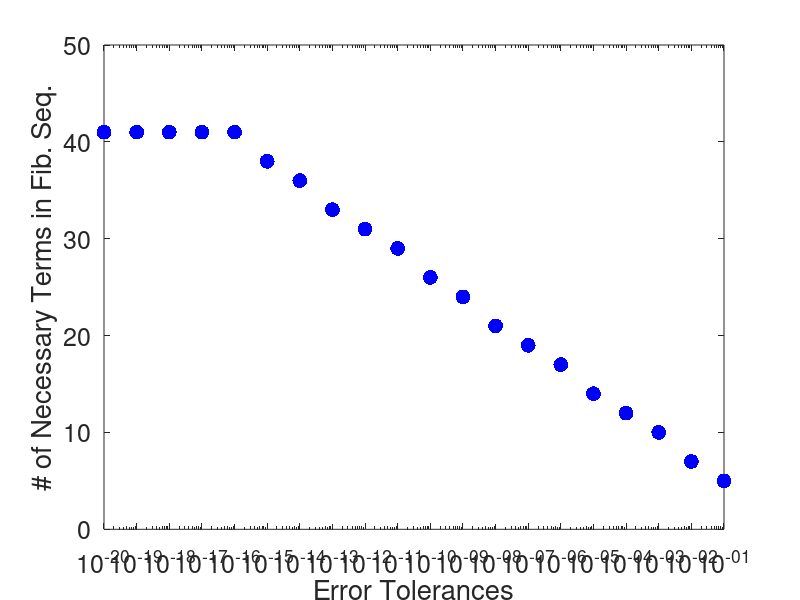

MATLAB code to generate this figure:
%%%%%%%%%%%%%%%%%%%%%%%%%%%%%%%%%%%%%%%%%%%%%%%%%%%%%%%%%%%%%%%%%%%%%%%%%%
%
% Author: Nicholas A. Battista
% Institution: The College of New Jersey (TCNJ)
% Created: January 11, 2018
% Date of Last Revision: January 12, 2018
%
% Written for use in MAT 331: Numerical Analysis 
%
% PURPOSE:  -Finds scaling relation for # of terms in Fibonacci Sequence to
%           approximate the Golden Ratio to a certain error tolerance
%
%           -To demonstrate quick convergence to Golden Ratio to 1e-15
%
%           -To illustrate machine precision limitations numerically
%
% Inputs:   
%
% Returns:   
%
%%%%%%%%%%%%%%%%%%%%%%%%%%%%%%%%%%%%%%%%%%%%%%%%%%%%%%%%%%%%%%%%%%%%%%%%%%


function find_GoldenRatio_Term_Scaling()
                              

% Decide what error tolerance you want to test
errVec = [1e-1 1e-2 1e-3 1e-4 1e-5 1e-6 1e-7 1e-8 1e-9 1e-10 1e-11 1e-12 1e-13 1e-14 1e-15 1e-16 1e-17 1e-18 1e-19 1e-20]; 


% Loop over all possible error tolerance and compute # of terms necessary for specified error
for i=1:length(errVec)
    
    % define the x as index i from the vector of possible values
    err = errVec(i);      
    
    % use function from earlier to find number of necessary terms in Taylor Series and save it to a new vector
    num_vector(i) = Golden_Ratio_Error(err);
    
end

%
% plots # of Fib.Seq. Necessary for a particular Error Tolerance with SemiLog plot on horizontal axis
%
figure(1)
fs = 18; % FontSize
ms = 32; % MarkerSize
semilogx(errVec,num_vector,'b.','MarkerSize',ms); hold on;
xlabel('Error Tolerances');
ylabel('# of Necessary Terms in Fib. Seq.');
set(gca,'FontSize',fs)

%%%%%%%%%%%%%%%%%%%%%%%%%%%%%%%%%%%%%%%%%%%%%%%%%%%%%%%%%%%%%%%%%%%%%%
%
% FUNCTION: for a provided error tolerance, computes # of terms necessary
% in Fibonacci Sequence for approximate Golden Ratio value.
%
% Inputs:       
%          err_tol: error tolerance specified    
%
% Returns:     
%          num: # of terms necessary in Fibonacci Sequence
%
%%%%%%%%%%%%%%%%%%%%%%%%%%%%%%%%%%%%%%%%%%%%%%%%%%%%%%%%%%%%%%%%%%%%%%

function num = Golden_Ratio_Error(err_tol)


% Initialize Fibonacci Storage vector
Fib_Vec(1) = 1;
Fib_Vec(2) = 1;

% Initialization For While Loop
error = 1;   % could be any value > err_tol
i = 2;       % initialize counter for while loop
%
while error > err_tol
    
    % Iterate counter (so first round is F_3)
    i=i+1;
    
    % Compute next term in Fibonacci sequence
    Fib_Vec(i) = Fib_Vec(i-1)+Fib_Vec(i-2);
    
    % Compute Approximate "Golden Ratio"
    GR = Fib_Vec(i)/Fib_Vec(i-1);
    
    % Compute The Error
    error = abs( GR - ( 1+sqrt(5) )/2 );
    
end

% Save value of 
num = i;
